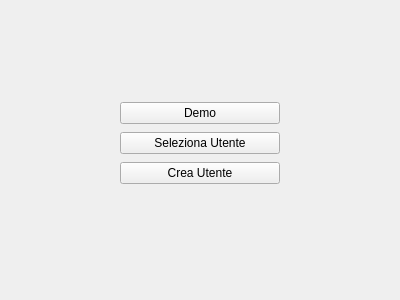
<?xml version="1.0" encoding="UTF-8"?>
<ui version="4.0">
 <class>SelectionForm</class>
 <widget class="QWidget" name="SelectionForm">
  <property name="geometry">
   <rect>
    <x>0</x>
    <y>0</y>
    <width>400</width>
    <height>300</height>
   </rect>
  </property>
  <property name="windowTitle">
   <string>Form</string>
  </property>
  <widget class="QWidget" name="verticalLayoutWidget">
   <property name="geometry">
    <rect>
     <x>120</x>
     <y>100</y>
     <width>160</width>
     <height>89</height>
    </rect>
   </property>
   <layout class="QVBoxLayout" name="verticalLayout">
    <item>
     <widget class="QPushButton" name="BT_demo">
      <property name="text">
       <string>Demo</string>
      </property>
     </widget>
    </item>
    <item>
     <widget class="QPushButton" name="BT_selectUser">
      <property name="text">
       <string>Seleziona Utente</string>
      </property>
     </widget>
    </item>
    <item>
     <widget class="QPushButton" name="BT_createUser">
      <property name="text">
       <string>Crea Utente</string>
      </property>
     </widget>
    </item>
   </layout>
  </widget>
 </widget>
 <resources/>
 <connections/>
</ui>
